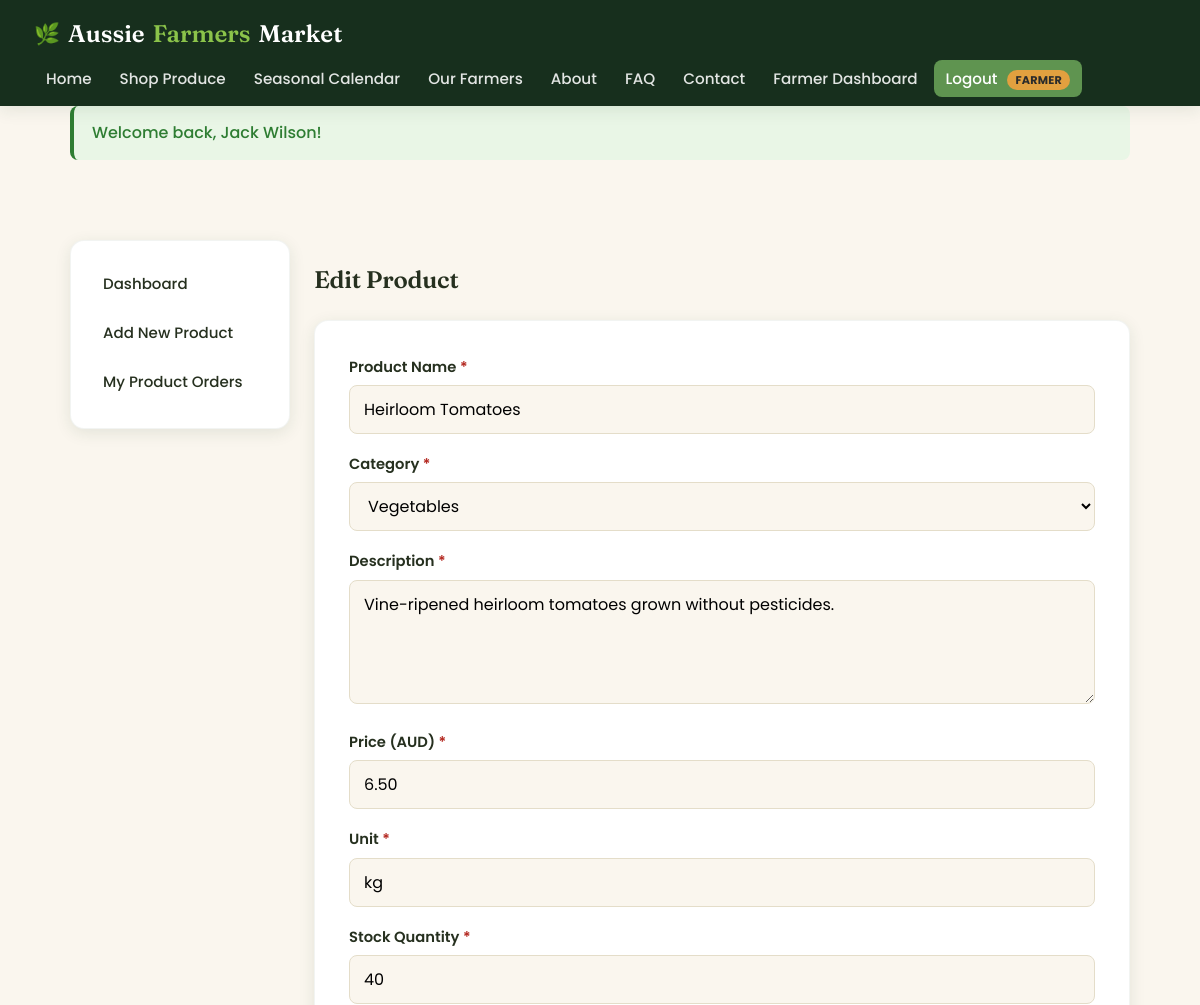
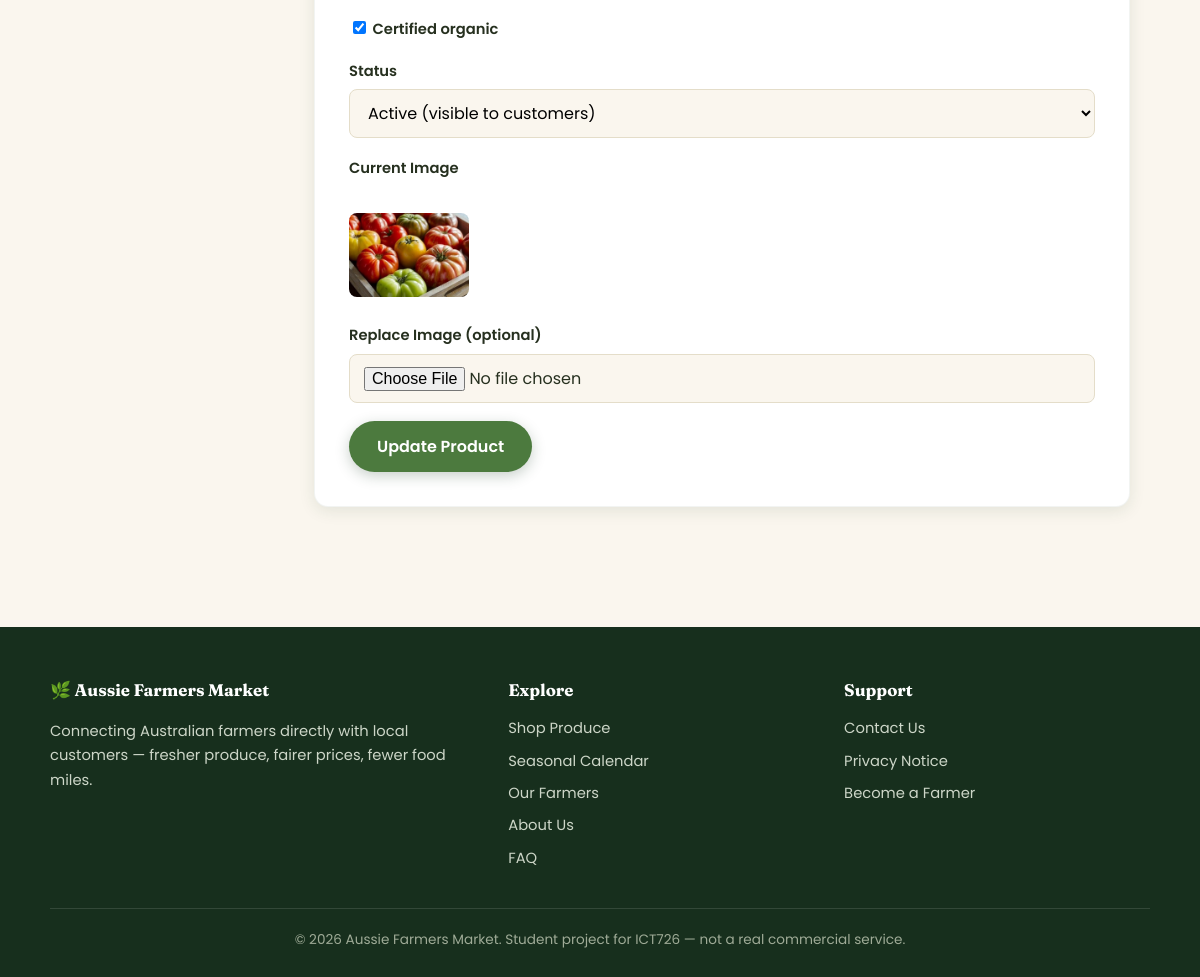
Screenshot of /farmer/edit_product.php?id=1 (signed in) with the database file from the repository (2 pictures, top to bottom).
### tables this page shows
CREATE TABLE products (
    product_id INT AUTO_INCREMENT PRIMARY KEY,
    farmer_id INT NOT NULL,
    category_id INT,
    product_name VARCHAR(150) NOT NULL,
    description TEXT,
    price DECIMAL(8,2) NOT NULL,
    unit VARCHAR(30) NOT NULL DEFAULT 'kg',    
    stock_quantity INT NOT NULL DEFAULT 0,
    is_organic TINYINT(1) NOT NULL DEFAULT 0,
    image VARCHAR(255) DEFAULT 'default-product.jpg',
    in_season_months VARCHAR(50) NOT NULL DEFAULT '1,2,3,4,5,6,7,8,9,10,11,12',  
    status ENUM('active','inactive') NOT NULL DEFAULT 'active',
    created_at TIMESTAMP DEFAULT CURRENT_TIMESTAMP,
    updated_at TIMESTAMP DEFAULT CURRENT_TIMESTAMP ON UPDATE CURRENT_TIMESTAMP,
    FOREIGN KEY (farmer_id) REFERENCES users(user_id) ON DELETE CASCADE,
    FOREIGN KEY (category_id) REFERENCES categories(category_id) ON DELETE SET NULL
);

CREATE TABLE categories (
    category_id INT AUTO_INCREMENT PRIMARY KEY,
    category_name VARCHAR(80) NOT NULL UNIQUE
);

### includes/functions.php (called while the page is built, shortened)
<?php
function clean($data) {
    return htmlspecialchars(trim($data ?? ''), ENT_QUOTES, 'UTF-8');
}

### farmer/edit_product.php (the view, shortened to what this page needs)
<?php
require_once __DIR__ . '/../includes/functions.php';
require_once __DIR__ . '/../config/db.php';
$productId = (int) ($_GET['id'] ?? $_POST['product_id'] ?? 0);
$stmt = $pdo->prepare("SELECT * FROM products WHERE product_id = ? AND farmer_id = ?");
$stmt->execute([$productId, current_user_id()]);
$product = $stmt->fetch();
$categories = $pdo->query("SELECT * FROM categories ORDER BY category_name")->fetchAll();
$old = $product;
require_once __DIR__ . '/../includes/header.php';
?>
<section class="section">
  <div class="dashboard-wrap">
    <aside class="sidebar" aria-label="Farmer navigation">
      <a href="<?php echo BASE_URL; ?>/farmer/dashboard.php">Dashboard</a>
      <a href="<?php echo BASE_URL; ?>/farmer/add_product.php">Add New Product</a>
      <a href="<?php echo BASE_URL; ?>/farmer/orders.php">My Product Orders</a>
    </aside>
    <div class="dashboard-content">
      <h1>Edit Product</h1>
      <form class="form-box" method="POST" action="<?php echo BASE_URL; ?>/farmer/edit_product.php?id=<?php echo $productId; ?>" enctype="multipart/form-data" data-validate novalidate style="max-width:100%;">
        <div class="form-group">
          <label for="product_name" class="required">Product Name</label>
          <input type="text" id="product_name" name="product_name" required value="<?php echo clean($old['product_name']); ?>">
        </div>
        <div class="form-group">
          <label for="category_id" class="required">Category</label>
          <select id="category_id" name="category_id" required>
            <?php foreach ($categories as $cat): ?>
              <option value="<?php echo $cat['category_id']; ?>" <?php echo $old['category_id']==$cat['category_id']?'selected':''; ?>><?php echo clean($cat['category_name']); ?></option>
            <?php endforeach; ?>
          </select>
        </div>
        <div class="form-group">
          <label for="description" class="required">Description</label>
          <textarea id="description" name="description" rows="4" required><?php echo clean($old['description']); ?></textarea>
        </div>
        <div class="form-group">
          <label for="price" class="required">Price (AUD)</label>
          <input type="number" step="0.01" min="0.01" id="price" name="price" required value="<?php echo clean($old['price']); ?>">
        </div>
        <div class="form-group">
          <label for="unit" class="required">Unit</label>
          <input type="text" id="unit" name="unit" required value="<?php echo clean($old['unit']); ?>">
        </div>
        <div class="form-group">
          <label for="stock_quantity" class="required">Stock Quantity</label>
          <input type="number" min="0" id="stock_quantity" name="stock_quantity" required value="<?php echo clean($old['stock_quantity']); ?>">
        </div>
        <div class="form-group">
          <label><input type="checkbox" name="is_organic" style="width:auto;display:inline;" <?php echo $old['is_organic']?'checked':''; ?>> Certified organic</label>
        </div>
        <div class="form-group">
          <label for="status">Status</label>
          <select id="status" name="status">
            <option value="active" <?php echo $old['status']==='active'?'selected':''; ?>>Active (visible to customers)</option>
          </select>
        </div>
        <div class="form-group">
          <label>Current Image</label><br>
          <img src="<?php echo BASE_URL; ?>/uploads/products/<?php echo clean($old['image']); ?>" alt="Current product image" style="max-width:120px;border-radius:8px;">
        </div>
        <div class="form-group">
          <label for="image">Replace Image (optional)</label>
          <input type="file" id="image" name="image" accept=".jpg,.jpeg,.png,.webp">
        </div>
        <button type="submit" class="btn">Update Product</button>
      </form>
    </div>
  </div>
</section>
<?php require_once __DIR__ . '/../includes/footer.php'; ?>

### assets/css/style.css (style rules this page uses)
:root { --green-dark: #22432b; --green-darker: #172f1d; --green: #4c7a3e; --green-mid: #5f9450; --green-light: #8bc34a; --amber: #e2a03f; --amber-dark: #c9832a; --terracotta: #d9694f; --cream: #faf6ee; --cream-deep: #f2ead9; --text-dark: #26301f; --text-muted: #6b6355; --white: #ffffff; --error: #b3261e; --success: #2e7d32; --radius: 14px; --radius-sm: 8px; --shadow: 0 4px 16px rgba(34, 67, 43, 0.10); --shadow-lg: 0 14px 40px rgba(34, 67, 43, 0.18); --font-display: 'Fraunces', Georgia, serif; --font-body: 'Poppins', 'Segoe UI', Roboto, Arial, sans-serif; }
* { box-sizing: border-box; }
body { margin: 0; font-family: var(--font-body); color: var(--text-dark); background: var(--cream); line-height: 1.65; -webkit-font-smoothing: antialiased; }
h1, h2, h3 { font-family: var(--font-display); font-weight: 600; letter-spacing: -0.01em; }
a { color: var(--green-dark); transition: color 0.15s ease; }
.btn { display: inline-block; background: var(--green); color: #fff; padding: 13px 28px; border-radius: 30px; text-decoration: none; border: none; cursor: pointer; font-size: 1rem; font-weight: 600; font-family: var(--font-body); transition: background 0.2s ease, transform 0.15s ease, box-shadow 0.2s ease; box-shadow: 0 4px 14px rgba(34,67,43,0.25); }
.section { padding: 60px 0; }
form.form-box { background: var(--white); padding: 34px; border-radius: var(--radius); box-shadow: var(--shadow); max-width: 520px; margin: 0 auto; border: 1px solid rgba(34,67,43,0.06); }
.form-group { margin-bottom: 18px; }
label { display: block; font-weight: 600; margin-bottom: 6px; font-size: 0.92rem; }
input, select, textarea { width: 100%; padding: 11px 14px; border: 1.5px solid #e4ddc9; border-radius: var(--radius-sm); font-size: 1rem; font-family: inherit; background: var(--cream); transition: border-color 0.15s ease, background 0.15s ease; }
.required::after { content: " *"; color: var(--error); }
.dashboard-wrap { display: flex; gap: 24px; flex-wrap: wrap; }
.sidebar { background: var(--white); border-radius: var(--radius); box-shadow: var(--shadow); padding: 20px; width: 220px; height: fit-content; border: 1px solid rgba(34,67,43,0.06); }
.sidebar a { display: block; padding: 11px 12px; text-decoration: none; color: var(--text-dark); border-radius: var(--radius-sm); font-weight: 500; font-size: 0.94rem; margin-bottom: 2px; }
.dashboard-content { flex: 1; min-width: 280px; }

### rows the page displays
products: product_name "Heirloom Tomatoes", category_id "Vegetables", description "Vine-ripened heirloom tomatoes grown without pesticides.", price "6.50", unit "kg", stock_quantity "40", is_organic "☑", status "Active (visible to customers)", image (picture)

### other values shown
current_role() "FARMER"
$flash['message'] "Welcome back, Jack Wilson!"
